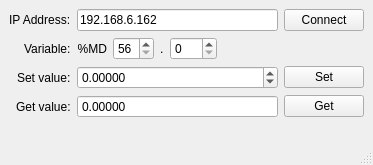
<?xml version="1.0" encoding="UTF-8"?>
<ui version="4.0">
 <class>MainWindow</class>
 <widget class="QMainWindow" name="MainWindow">
  <property name="geometry">
   <rect>
    <x>0</x>
    <y>0</y>
    <width>373</width>
    <height>165</height>
   </rect>
  </property>
  <property name="windowTitle">
   <string>Qt DMCP Example</string>
  </property>
  <widget class="QWidget" name="centralwidget">
   <layout class="QFormLayout" name="formLayout_2">
    <property name="labelAlignment">
     <set>Qt::AlignRight|Qt::AlignTrailing|Qt::AlignVCenter</set>
    </property>
    <item row="0" column="0">
     <widget class="QLabel" name="ipAddressLabel">
      <property name="text">
       <string>IP Address:</string>
      </property>
     </widget>
    </item>
    <item row="0" column="1">
     <layout class="QHBoxLayout" name="ipAddressRow">
      <item>
       <widget class="QLineEdit" name="ipAddressField">
        <property name="inputMask">
         <string/>
        </property>
        <property name="text">
         <string>192.168.6.162</string>
        </property>
       </widget>
      </item>
      <item>
       <widget class="QPushButton" name="connectButton">
        <property name="text">
         <string>Connect</string>
        </property>
       </widget>
      </item>
     </layout>
    </item>
    <item row="1" column="0">
     <widget class="QLabel" name="variableAddressLabel">
      <property name="text">
       <string>Variable:</string>
      </property>
     </widget>
    </item>
    <item row="1" column="1">
     <layout class="QHBoxLayout" name="horizontalLayout">
      <item>
       <widget class="QLabel" name="label_2">
        <property name="text">
         <string>%MD</string>
        </property>
        <property name="alignment">
         <set>Qt::AlignRight|Qt::AlignTrailing|Qt::AlignVCenter</set>
        </property>
       </widget>
      </item>
      <item>
       <widget class="QSpinBox" name="addressFileField">
        <property name="sizePolicy">
         <sizepolicy hsizetype="Maximum" vsizetype="Fixed">
          <horstretch>0</horstretch>
          <verstretch>0</verstretch>
         </sizepolicy>
        </property>
        <property name="showGroupSeparator" stdset="0">
         <bool>false</bool>
        </property>
        <property name="minimum">
         <number>56</number>
        </property>
        <property name="maximum">
         <number>71</number>
        </property>
        <property name="value">
         <number>56</number>
        </property>
       </widget>
      </item>
      <item>
       <widget class="QLabel" name="label">
        <property name="sizePolicy">
         <sizepolicy hsizetype="Maximum" vsizetype="Preferred">
          <horstretch>0</horstretch>
          <verstretch>0</verstretch>
         </sizepolicy>
        </property>
        <property name="text">
         <string>.</string>
        </property>
       </widget>
      </item>
      <item>
       <widget class="QSpinBox" name="addressElementField">
        <property name="sizePolicy">
         <sizepolicy hsizetype="Maximum" vsizetype="Fixed">
          <horstretch>0</horstretch>
          <verstretch>0</verstretch>
         </sizepolicy>
        </property>
        <property name="maximum">
         <number>255</number>
        </property>
       </widget>
      </item>
      <item>
       <widget class="QWidget" name="widget" native="true">
        <property name="sizePolicy">
         <sizepolicy hsizetype="MinimumExpanding" vsizetype="Preferred">
          <horstretch>0</horstretch>
          <verstretch>0</verstretch>
         </sizepolicy>
        </property>
       </widget>
      </item>
     </layout>
    </item>
    <item row="2" column="0">
     <widget class="QLabel" name="sendDataLabel">
      <property name="text">
       <string>Set value:</string>
      </property>
     </widget>
    </item>
    <item row="2" column="1">
     <layout class="QHBoxLayout" name="sendDataRow">
      <item>
       <widget class="QDoubleSpinBox" name="sendDataField">
        <property name="decimals">
         <number>5</number>
        </property>
        <property name="minimum">
         <double>-999999.000000000000000</double>
        </property>
        <property name="maximum">
         <double>999999.000000000000000</double>
        </property>
       </widget>
      </item>
      <item>
       <widget class="QPushButton" name="sendDataButton">
        <property name="sizePolicy">
         <sizepolicy hsizetype="Maximum" vsizetype="Fixed">
          <horstretch>0</horstretch>
          <verstretch>0</verstretch>
         </sizepolicy>
        </property>
        <property name="text">
         <string>Set</string>
        </property>
       </widget>
      </item>
     </layout>
    </item>
    <item row="3" column="0">
     <widget class="QLabel" name="receiveDataLabel">
      <property name="text">
       <string>Get value:</string>
      </property>
     </widget>
    </item>
    <item row="3" column="1">
     <layout class="QHBoxLayout" name="receiveDataRow">
      <item>
       <widget class="QDoubleSpinBox" name="receivedDataField">
        <property name="readOnly">
         <bool>true</bool>
        </property>
        <property name="buttonSymbols">
         <enum>QAbstractSpinBox::NoButtons</enum>
        </property>
        <property name="decimals">
         <number>5</number>
        </property>
        <property name="minimum">
         <double>-999999.000000000000000</double>
        </property>
        <property name="maximum">
         <double>999999.000000000000000</double>
        </property>
       </widget>
      </item>
      <item>
       <widget class="QPushButton" name="receiveDataButton">
        <property name="sizePolicy">
         <sizepolicy hsizetype="Maximum" vsizetype="Fixed">
          <horstretch>0</horstretch>
          <verstretch>0</verstretch>
         </sizepolicy>
        </property>
        <property name="text">
         <string>Get</string>
        </property>
       </widget>
      </item>
     </layout>
    </item>
   </layout>
  </widget>
  <widget class="QStatusBar" name="statusBar"/>
 </widget>
 <resources/>
 <connections/>
 <slots>
  <slot>onConnected()</slot>
  <slot>onDisconnected()</slot>
  <slot>tryToConnect()</slot>
  <slot>sendReadRequest()</slot>
 </slots>
</ui>
